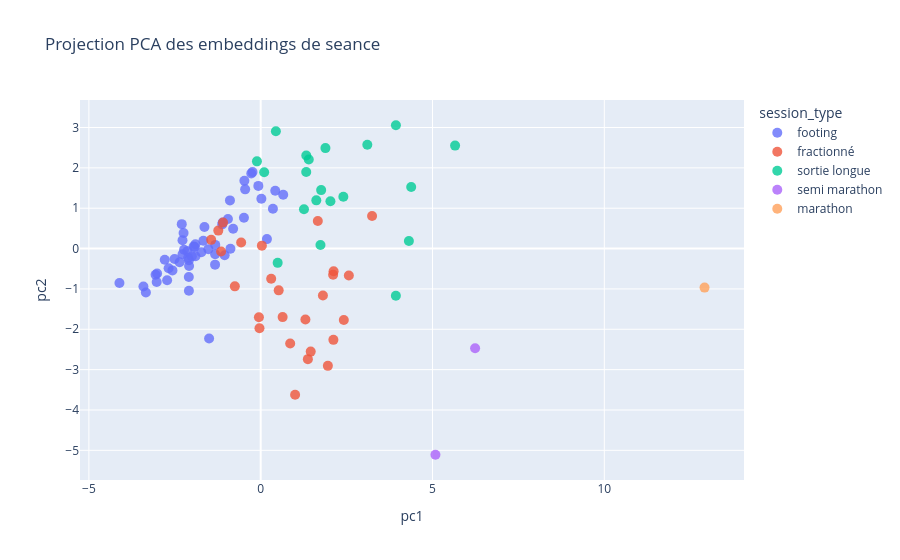

The notebook cell saved with this chart:
### Code cell
pca = PCA(n_components=2, random_state=42)
coords = pca.fit_transform(embedding)

viz_df = sessions[["session_label", "session_type", "session_detail", "date_local"]].copy()
viz_df["pc1"] = coords[:, 0]
viz_df["pc2"] = coords[:, 1]
viz_df["distance_km"] = sessions["distance_km"].round(2)
viz_df["duration_min"] = sessions["duration_min"].round(1)
viz_df["avg_hr"] = sessions["avg_hr"].round(0)
viz_df["high_intensity_pct"] = sessions["high_intensity_pct"].round(3)

fig = px.scatter(
    viz_df,
    x="pc1",
    y="pc2",
    color="session_type",
    hover_data=["date_local", "distance_km", "duration_min", "avg_hr", "high_intensity_pct", "session_detail"],
    title="Projection PCA des embeddings de seance",
)
fig.update_traces(marker={"size": 10, "opacity": 0.8})
fig.show()

print("Variance expliquee:", pca.explained_variance_ratio_.round(3))

### Figure 1 — Plotly figure (JSON) as saved in the notebook; plotly's stock layout.template omitted (floating-point values rounded to 4 significant figures; data arrays with more than 128 entries replaced by an {"elided": "..."} marker saying what was removed)
{"data": [{"customdata": {"elided": "54x6 mixed values"}, "hovertemplate": "session_type=footing<br>pc1=%{x}<br>pc2=%{y}<br>date_local=%{customdata[0]}<br>distance_km=%{customdata[1]}<br>duration_min=%{customdata[2]}<br>avg_hr=%{customdata[3]}<br>high_intensity_pct=%{customdata[4]}<br>session_detail=%{customdata[5]}<extra></extra>", "legendgroup": "footing", "marker": {"color": "#636efa", "opacity": 0.8, "size": 10, "symbol": "circle"}, "mode": "markers", "name": "footing", "orientation": "v", "showlegend": true, "type": "scatter", "x": [-3.059, -1.323, -1.502, -2.111, -1.328, -0.2382, -0.4746, -0.8947, -0.802, 0.4234, -0.4873, -2.085, -1.9, 0.3557, -0.2742, -0.953, 0.6552, -1.898, 0.01969, -0.8805, -1.728, -1.637, -1.049, 0.1813, -0.4525, -1.12, -2.089, -2.276, -1.107, -4.111, -2.792, -2.36, -2.568, -2.244, -1.523, -0.0682, -3.027, -2.507, -2.231, -1.952, -2.723, -2.68, -2.089, -1.326, -2.092, -3.413, -3.342, -2.276, -2.132, -3.014, -2.003, -1.669, -2.297, -1.924], "xaxis": "x", "y": [-0.6508, 0.09128, -2.229, -0.2266, -0.3986, 1.895, 1.681, 1.194, 0.4928, 1.432, 0.7623, -0.4319, 0.1055, 0.9855, 1.859, 0.7341, 1.333, -0.1911, 1.236, -0.004481, -0.08932, 0.5339, -0.1662, 0.2343, 1.468, 0.5981, -1.045, 0.2069, 0.6479, -0.8542, -0.2774, -0.3403, -0.5405, 0.3852, -0.01464, 1.553, -0.8279, -0.2569, -0.02927, 0.0489, -0.7858, -0.486, -0.288, -0.1418, -0.703, -0.939, -1.089, -0.1392, -0.06364, -0.6185, -0.1912, 0.1937, 0.6049, 0.03884], "yaxis": "y"}, {"customdata": {"elided": "26x6 mixed values"}, "hovertemplate": "session_type=fractionné<br>pc1=%{x}<br>pc2=%{y}<br>date_local=%{customdata[0]}<br>distance_km=%{customdata[1]}<br>duration_min=%{customdata[2]}<br>avg_hr=%{customdata[3]}<br>high_intensity_pct=%{customdata[4]}<br>session_detail=%{customdata[5]}<extra></extra>", "legendgroup": "fractionné", "marker": {"color": "#EF553B", "opacity": 0.8, "size": 10, "symbol": "circle"}, "mode": "markers", "name": "fractionné", "orientation": "v", "showlegend": true, "type": "scatter", "x": [1.001, 2.565, 1.662, -0.5687, 2.122, 2.108, 0.6376, 2.116, 0.5236, -1.152, -1.441, -1.095, -1.234, -0.05175, 1.373, 0.8582, 1.301, -0.03565, 1.455, 1.955, 0.03429, 2.419, 1.811, 0.305, -0.7524, 3.241], "xaxis": "x", "y": [-3.624, -0.6666, 0.6828, 0.1499, -0.5603, -0.6499, -1.698, -2.262, -1.036, -0.07186, 0.216, 0.6453, 0.4456, -1.702, -2.74, -2.353, -1.758, -1.973, -2.554, -2.906, 0.07256, -1.77, -1.164, -0.7475, -0.936, 0.8091], "yaxis": "y"}, {"customdata": [["2025-09-18T18:29:34+02:00", 12.02, 81.1, 158, 0.127, ""], ["2025-09-26T18:48:42+02:00", 14.15, 91.1, 147, 0, ""], ["2025-10-11T10:38:27+02:00", 15.01, 92.2, 155, 0.096, "1*3000 R000 5:09/km"], ["2025-10-17T12:12:16+02:00", 15.26, 94.2, 148, 0, ""], ["2025-11-02T08:54:24+01:00", 12.02, 74, 143, 0.16, "1*3000 R000 5:13/km"], ["2025-11-22T11:49:14+01:00", 11.1, 68.6, 149, 0, ""], ["2025-11-29T09:47:08+01:00", 11.06, 70.9, 153, 0, ""], ["2025-12-06T08:33:57+01:00", 14.01, 89.7, 147, 0, ""], ["2025-12-21T08:30:02+01:00", 15.13, 99, 154, 0, ""], ["2026-01-03T15:23:21+01:00", 15.01, 90.4, 165, 0.111, ""], ["2026-01-10T09:20:21+01:00", 17.02, 99.4, 170, 0.406, ""], ["2026-01-17T09:43:18+01:00", 19.01, 116.9, 165, 0.35, ""], ["2026-01-24T09:07:13+01:00", 21.01, 123.8, 167, 0.186, ""], ["2026-01-31T08:18:57+01:00", 15.01, 85.8, 164, 0.028, ""], ["2026-02-07T15:29:04+01:00", 22.01, 138.1, 163, 0.026, ""], ["2026-02-21T09:33:18+01:00", 15.06, 89.8, 163, 0.008, ""], ["2026-02-28T08:40:51+01:00", 19.43, 112.8, 163, 0.019, ""], ["2026-03-14T08:58:06+01:00", 17.35, 102.3, 158, 0, ""], ["2026-03-22T08:23:36+01:00", 28.03, 165.6, 166, 0.146, "3*6000 R1000 AM"], ["2026-04-05T09:50:33+02:00", 10.51, 63.4, 164, 0.222, "2*2000 R1000 AM"]], "hovertemplate": "session_type=sortie longue<br>pc1=%{x}<br>pc2=%{y}<br>date_local=%{customdata[0]}<br>distance_km=%{customdata[1]}<br>duration_min=%{customdata[2]}<br>avg_hr=%{customdata[3]}<br>high_intensity_pct=%{customdata[4]}<br>session_detail=%{customdata[5]}<extra></extra>", "legendgroup": "sortie longue", "marker": {"color": "#00cc96", "opacity": 0.8, "size": 10, "symbol": "circle"}, "mode": "markers", "name": "sortie longue", "orientation": "v", "showlegend": true, "type": "scatter", "x": [1.259, 0.4422, 1.619, 1.326, 0.4939, 1.325, 0.1006, -0.1092, 1.399, 2.406, 3.934, 4.313, 4.38, 2.029, 3.935, 1.76, 3.103, 1.884, 5.657, 1.74], "xaxis": "x", "y": [0.9753, 2.907, 1.195, 2.305, -0.3536, 1.896, 1.893, 2.162, 2.208, 1.285, -1.167, 0.1873, 1.527, 1.172, 3.056, 1.449, 2.575, 2.49, 2.552, 0.08841], "yaxis": "y"}, {"customdata": [["2025-11-09T09:07:30+01:00", 21.33, 114.5, 110, 0.88, ""], ["2026-03-08T09:36:40+01:00", 21.22, 115.2, 171, 0.554, ""]], "hovertemplate": "session_type=semi marathon<br>pc1=%{x}<br>pc2=%{y}<br>date_local=%{customdata[0]}<br>distance_km=%{customdata[1]}<br>duration_min=%{customdata[2]}<br>avg_hr=%{customdata[3]}<br>high_intensity_pct=%{customdata[4]}<br>session_detail=%{customdata[5]}<extra></extra>", "legendgroup": "semi marathon", "marker": {"color": "#ab63fa", "opacity": 0.8, "size": 10, "symbol": "circle"}, "mode": "markers", "name": "semi marathon", "orientation": "v", "showlegend": true, "type": "scatter", "x": [5.086, 6.24], "xaxis": "x", "y": [-5.109, -2.47], "yaxis": "y"}, {"customdata": [["2026-04-12T10:38:35+02:00", 42.79, 245.6, 175, 0.695, ""]], "hovertemplate": "session_type=marathon<br>pc1=%{x}<br>pc2=%{y}<br>date_local=%{customdata[0]}<br>distance_km=%{customdata[1]}<br>duration_min=%{customdata[2]}<br>avg_hr=%{customdata[3]}<br>high_intensity_pct=%{customdata[4]}<br>session_detail=%{customdata[5]}<extra></extra>", "legendgroup": "marathon", "marker": {"color": "#FFA15A", "opacity": 0.8, "size": 10, "symbol": "circle"}, "mode": "markers", "name": "marathon", "orientation": "v", "showlegend": true, "type": "scatter", "x": [12.92], "xaxis": "x", "y": [-0.967], "yaxis": "y"}], "layout": {"legend": {"title": {"text": "session_type"}, "tracegroupgap": 0}, "title": {"text": "Projection PCA des embeddings de seance"}, "xaxis": {"anchor": "y", "domain": [0, 1], "title": {"text": "pc1"}}, "yaxis": {"anchor": "x", "domain": [0, 1], "title": {"text": "pc2"}}}}
